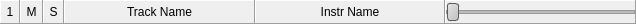
<?xml version="1.0" encoding="UTF-8"?>
<ui version="4.0">
 <class>WTrack</class>
 <widget class="QFrame" name="WTrack">
  <property name="geometry">
   <rect>
    <x>0</x>
    <y>0</y>
    <width>636</width>
    <height>24</height>
   </rect>
  </property>
  <property name="windowTitle">
   <string>Frame</string>
  </property>
  <layout class="QHBoxLayout" name="horizontalLayout" stretch="0,0,0,1,1,1">
   <property name="spacing">
    <number>0</number>
   </property>
   <property name="margin">
    <number>0</number>
   </property>
   <item>
    <widget class="QFrame" name="frame_5">
     <property name="frameShape">
      <enum>QFrame::Panel</enum>
     </property>
     <property name="frameShadow">
      <enum>QFrame::Raised</enum>
     </property>
     <layout class="QHBoxLayout" name="horizontalLayout_6">
      <property name="spacing">
       <number>0</number>
      </property>
      <property name="margin">
       <number>0</number>
      </property>
      <item>
       <widget class="QToolButton" name="n">
        <property name="styleSheet">
         <string>QToolButton {
	padding: 0px;
}</string>
        </property>
        <property name="text">
         <string>1</string>
        </property>
        <property name="autoRaise">
         <bool>true</bool>
        </property>
       </widget>
      </item>
     </layout>
    </widget>
   </item>
   <item>
    <widget class="QFrame" name="frame_4">
     <property name="frameShape">
      <enum>QFrame::Panel</enum>
     </property>
     <property name="frameShadow">
      <enum>QFrame::Raised</enum>
     </property>
     <layout class="QHBoxLayout" name="horizontalLayout_5">
      <property name="spacing">
       <number>0</number>
      </property>
      <property name="margin">
       <number>0</number>
      </property>
      <item>
       <widget class="QToolButton" name="mute">
        <property name="enabled">
         <bool>true</bool>
        </property>
        <property name="styleSheet">
         <string>QToolButton {
	padding: 0px;
}</string>
        </property>
        <property name="text">
         <string>M</string>
        </property>
        <property name="checkable">
         <bool>true</bool>
        </property>
        <property name="autoRaise">
         <bool>true</bool>
        </property>
       </widget>
      </item>
     </layout>
    </widget>
   </item>
   <item>
    <widget class="QFrame" name="frame_3">
     <property name="frameShape">
      <enum>QFrame::Panel</enum>
     </property>
     <property name="frameShadow">
      <enum>QFrame::Raised</enum>
     </property>
     <layout class="QHBoxLayout" name="horizontalLayout_4">
      <property name="spacing">
       <number>0</number>
      </property>
      <property name="margin">
       <number>0</number>
      </property>
      <item>
       <widget class="QToolButton" name="solo">
        <property name="styleSheet">
         <string>QToolButton {
	padding: 0px;
}</string>
        </property>
        <property name="text">
         <string>S</string>
        </property>
        <property name="checkable">
         <bool>true</bool>
        </property>
        <property name="autoRaise">
         <bool>true</bool>
        </property>
       </widget>
      </item>
     </layout>
    </widget>
   </item>
   <item>
    <widget class="QFrame" name="frame">
     <property name="frameShape">
      <enum>QFrame::Panel</enum>
     </property>
     <property name="frameShadow">
      <enum>QFrame::Raised</enum>
     </property>
     <layout class="QHBoxLayout" name="horizontalLayout_2">
      <property name="spacing">
       <number>0</number>
      </property>
      <property name="margin">
       <number>0</number>
      </property>
      <item>
       <widget class="QToolButton" name="name">
        <property name="sizePolicy">
         <sizepolicy hsizetype="Ignored" vsizetype="Fixed">
          <horstretch>0</horstretch>
          <verstretch>0</verstretch>
         </sizepolicy>
        </property>
        <property name="styleSheet">
         <string>QToolButton {
	padding: 0px;
}</string>
        </property>
        <property name="text">
         <string>Track Name</string>
        </property>
        <property name="autoRaise">
         <bool>true</bool>
        </property>
       </widget>
      </item>
     </layout>
    </widget>
   </item>
   <item>
    <widget class="QFrame" name="frame_2">
     <property name="frameShape">
      <enum>QFrame::Panel</enum>
     </property>
     <property name="frameShadow">
      <enum>QFrame::Raised</enum>
     </property>
     <layout class="QHBoxLayout" name="horizontalLayout_3">
      <property name="spacing">
       <number>0</number>
      </property>
      <property name="margin">
       <number>0</number>
      </property>
      <item>
       <widget class="QToolButton" name="instr">
        <property name="sizePolicy">
         <sizepolicy hsizetype="Ignored" vsizetype="Fixed">
          <horstretch>0</horstretch>
          <verstretch>0</verstretch>
         </sizepolicy>
        </property>
        <property name="styleSheet">
         <string>QToolButton {
	padding: 0px;
}</string>
        </property>
        <property name="text">
         <string>Instr Name</string>
        </property>
        <property name="autoRaise">
         <bool>true</bool>
        </property>
       </widget>
      </item>
     </layout>
    </widget>
   </item>
   <item>
    <widget class="QFrame" name="frame_6">
     <property name="frameShape">
      <enum>QFrame::Panel</enum>
     </property>
     <property name="frameShadow">
      <enum>QFrame::Raised</enum>
     </property>
     <layout class="QHBoxLayout" name="horizontalLayout_7">
      <property name="spacing">
       <number>0</number>
      </property>
      <property name="margin">
       <number>0</number>
      </property>
      <item>
       <widget class="QSlider" name="volume">
        <property name="sizePolicy">
         <sizepolicy hsizetype="Ignored" vsizetype="Preferred">
          <horstretch>0</horstretch>
          <verstretch>0</verstretch>
         </sizepolicy>
        </property>
        <property name="styleSheet">
         <string> QSlider::groove:horizontal {
     border: 1px solid #999999;
     height: 2px; /* the groove expands to the size of the slider by default. by giving it a height, it has a fixed size */
     background: qlineargradient(x1:0, y1:0, x2:0, y2:1, stop:0 #B1B1B1, stop:1 #c4c4c4);
     margin: 2px 0;
 }

 QSlider::handle:horizontal {
     background: qlineargradient(x1:0, y1:0, x2:1, y2:1, stop:0 #e4e4e4, stop:1 #bfbfbf);
     border: 1px solid #5c5c5c;
     width: 10px;
     margin: -8px 0; /* handle is placed by default on the contents rect of the groove. Expand outside the groove */
     border-radius: 3px;
 }
</string>
        </property>
        <property name="maximum">
         <number>127</number>
        </property>
        <property name="tracking">
         <bool>false</bool>
        </property>
        <property name="orientation">
         <enum>Qt::Horizontal</enum>
        </property>
       </widget>
      </item>
     </layout>
    </widget>
   </item>
  </layout>
 </widget>
 <resources/>
 <connections>
  <connection>
   <sender>n</sender>
   <signal>released()</signal>
   <receiver>WTrack</receiver>
   <slot>open()</slot>
   <hints>
    <hint type="sourcelabel">
     <x>12</x>
     <y>11</y>
    </hint>
    <hint type="destinationlabel">
     <x>317</x>
     <y>11</y>
    </hint>
   </hints>
  </connection>
 </connections>
 <slots>
  <slot>open()</slot>
 </slots>
</ui>
